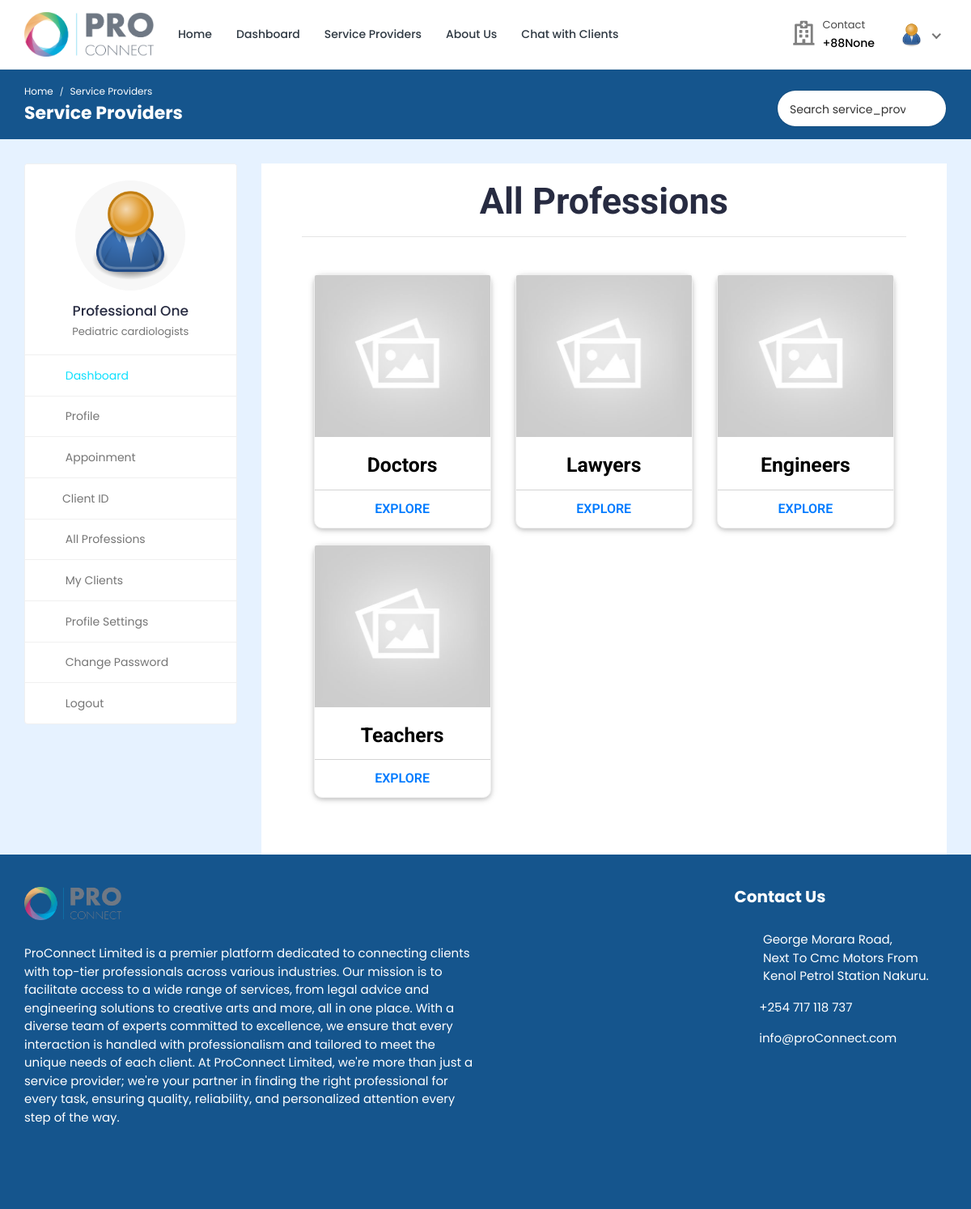
/multiple-service_provider/ (signed in), run on the app's committed database.
### professional/models.py (models this page shows, shortened)
class Professional_Information(models.Model):
    PROFESSION_CHOICES = (
        ('medical', 'Medical Services'),
        ('legal', 'Legal Services'),
        ('engineering', 'Engineering Services'),
        ('art', 'Art & Design'),
    )
    professional_id = models.AutoField(primary_key=True)
    user = models.OneToOneField(settings.AUTH_USER_MODEL, on_delete=models.CASCADE, related_name='profile')
    name = models.CharField(max_length=200)
    username = models.CharField(max_length=200, null=True, blank=True)
    gender = models.CharField(max_length=200, null=True, blank=True)
    description = models.TextField(max_length=1000, null=True, blank=True)
    profession = models.CharField(max_length=200, choices=PROFESSION_CHOICES)
    profession_name = models.ForeignKey(ServiceDepartment, on_delete=models.SET_NULL, null=True)
    specialization = models.ForeignKey(specialization, on_delete=models.SET_NULL, null=True)
    featured_image = models.ImageField(upload_to='professionals/', default='professionals/user-default.png')
    certificate_image = models.ImageField(upload_to='professionals_certificates/', default='professionals_certificates/default.png', null=True, blank=True)
    email = models.EmailField(max_length=200, null=True, blank=True)
    phone_number = models.CharField(max_length=200, null=True, blank=True)
    availability = models.CharField(max_length=200, null=True, blank=True)
    consultation_fee = models.IntegerField(null=True, blank=True, default=0)
    address = models.CharField(max_length=200, null=True, blank=True)
    service_name = models.ForeignKey(Service_Provider_Information, on_delete=models.SET_NULL, null=True, blank=True)
    profession = models.CharField(max_length=200, choices=PROFESSION_CHOICES, null=True, blank=True)
    institute = models.CharField(max_length=200, null=True, blank=True)
    degree = models.CharField(max_length=200, null=True, blank=True)
    completion_year = models.CharField(max_length=200, null=True, blank=True)
    work_place = models.CharField(max_length=200, null=True, blank=True)
    designation = models.CharField(max_length=200, null=True, blank=True)
    start_year = models.CharField(max_length=200, null=True, blank=True)
    end_year = models.CharField(max_length=200, null=True, blank=True)
    register_status = models.CharField(max_length=200, null=True, blank=True, default='Accepted')

### service_provider_admin/models.py (models this page shows, shortened)
class specialization(models.Model):
    specialization_id = models.AutoField(primary_key=True)
    specialization_name = models.CharField(max_length=200, null=True, blank=True)
    service_provider = models.ForeignKey(Service_Provider_Information, on_delete=models.CASCADE, null=True, blank=True)

### service_provider/models.py (models this page shows, shortened)
class Service_Provider_Information(models.Model):
    PROFESSION = (
        ('medical', 'Medical Services'),
        ('legal', 'Legal Services'),
        ('engineering', 'Engineering Services'),
        ('art', 'Art & Design'),
        ('tech', 'Technology Services'),
        ('education', 'Educational Services'),
        ('consulting', 'Consulting Services'),
    )
    service_provider_id = models.AutoField(primary_key=True)
    name = models.CharField(max_length=200, null=True, blank=True)
    featured_image = models.ImageField(upload_to='service_providers/', default='service_providers/default.png', null=True, blank=True)
    description = models.TextField(null=True, blank=True)
    profession = models.CharField(max_length=200, choices=PROFESSION)

### service_provider/views.py (the view)
# urls.py: path('multiple-service_provider/', views.multiple_service_provider, name='multiple-service_provider'),
@csrf_exempt
@login_required(login_url="login")
def multiple_service_provider(request):
    if request.user.is_authenticated:
        if request.user.is_client:
            client = Client.objects.get(user=request.user)
            professionals = Professional_Information.objects.all()
            service_providers = Service_Provider_Information.objects.all()
            service_providers, search_query = searchServiceProviders(request)
            custom_range, service_providers = paginateServiceProviders(request, service_providers, 3)
            context = {'client': client, 'professionals': professionals, 'service_providers': service_providers, 'search_query': search_query, 'custom_range': custom_range}
            return render(request, 'multiple-service_provider.html', context)
        elif request.user.is_professional:
            professional = Professional_Information.objects.get(user=request.user)
            service_providers = Service_Provider_Information.objects.all()
            service_providers, search_query = searchServiceProviders(request)
            context = {'professional': professional, 'service_providers': service_providers, 'search_query': search_query}
            return render(request, 'multiple-service_provider.html', context)
    else:
        logout(request)
        messages.error(request, 'Not Authorized')
        return render(request, 'client-login.html')

### service_provider/utils.py (called while the page is built)
def searchServiceProviders(request):
    search_query = ''
    if request.GET.get('search_query'):
        search_query = request.GET.get('search_query')
    service_providers = Service_Provider_Information.objects.distinct().filter(Q(name__icontains=search_query))
    return service_providers, search_query

### templates/multiple-service_provider.html (shortened to what this page needs)
{% load static %}
<!DOCTYPE html>
<html lang="en">
<head>
	<link rel="stylesheet" href="{% static 'proConnect-System/css/Normal/bootstrap.min.css' %}">
	<link rel="stylesheet" href="{% static 'proConnect-System/plugins/Normal/fontawesome/css/fontawesome.min.css' %}">
	<link rel="stylesheet" href="{% static 'proConnect-System/plugins/Normal/fontawesome/css/all.min.css' %}">
	<link rel="stylesheet" href="{% static 'proConnect-System/css/Normal/style.css' %}">
	<link rel="stylesheet" href="{% static 'proConnect-System/css/Normal/service_provider.css' %}">
	<link rel="stylesheet" href="{% static 'proConnect-System/css/Normal/search2.css' %}">
</head>
<body>
	<div class="main-wrapper">
		<header class="header">
			{% if user.is_authenticated and user.is_professional %}
			{% include 'professional-navbar.html' %}
			{% endif %}
		</header>
		<div class="breadcrumb-bar">
			<div class="container-fluid">
				<div class="row align-items-center">
					<div class="col-md-6 col-6">
						<nav aria-label="breadcrumb" class="page-breadcrumb">
							<ol class="breadcrumb">
								{% if user.is_authenticated and user.is_professional %}
								<li class="breadcrumb-item"><a href="{% url 'professional-dashboard' %}">Home</a></li>
								{% endif %}
								<li class="breadcrumb-item active" aria-current="page">Service Providers</li>
							</ol>
						</nav>
						<h2 class="breadcrumb-title">Service Providers</h2>
					</div>
					<div class="col-md-6 col-6 text-right">
						<div class="top-nav-search">
							<form action="{% url 'multiple-service_provider' %}" method="GET">
								<input type="text" class="form-control" placeholder="Search service_provider" name="search_query"
									value="{{search_query}}">
								<button class="btn" type="submit"><i class="fa fa-search"></i></button>
							</form>
						</div>
					</div>
				</div>
			</div>
		</div>
		<div class="content">
			<div class="container-fluid">
				<div class="row">
					<div class="col-md-5 col-lg-4 col-xl-3 theiaStickySidebar">
						<div>
							{% if user.is_authenticated and user.is_professional %}
							{% include 'professional-sidebar.html' %}
							{% endif %}
						</div>
					</div>
					<div class="col-md-7 col-lg-8 col-xl-9">
						<section class="wrapper" style="height: 0px;">
							<div class="container-fostrap" style="padding-top: 0px;">
								<h1 class="card-title" style="text-align: center;font-size: 45px;">All Professions</h1>
								<hr>
								<div class="content">
									<div class="container">
										<div class="row">
											{% for service_provider in service_providers %}
											<div class="col-xs-12 col-sm-4">
												<div class="card">
													<a class="img-card" href="#">
														<img src="{{service_provider.featured_image.url}}" />
													</a>
													<div class="card-content">
														<h4 class="card-title">
															<a href="#"> {{service_provider.name}}
															</a>
														</h4>
													</div>
													<div class="card-read-more">
														<a href="{% url 'service_provider-profile' pk=service_provider.service_provider_id %}"
															class="btn btn-link btn-block">
															Explore
														</a>
													</div>
												</div>
											</div>
											{% endfor %}
										</div>
									</div>
								</div>
							</div>
						</section>
					</div>
				</div>
			</div>
		</div>
		{% include 'footer.html' %}
	</div>
</body>
</html>

### templates/professional-navbar.html (shortened to what this page needs)
{% load static %}
<nav class="navbar navbar-expand-lg header-nav">
  <div class="navbar-header">
    <a href="{% url 'service_provider_home'%}" class="navbar-brand logo">
      <img src="{% static 'proConnect-System/images/Normal/proConnect-logo.png' %}" class="img-fluid" alt="Logo" />
    </a>
  </div>
  <div class="main-menu-wrapper">
    <ul class="main-nav">
      <li>
        <a href="{% url 'service_provider_home'%}">Home</a>
      </li>
      <li>
        <a href="{% url 'professional-dashboard'%}">Dashboard</a>
      </li>
      <li><a href="{% url 'multiple-service_provider' %}" style="text-decoration: none;">Service Providers</a></li>
      <li>
        <a href="{% url 'about-us'%}">About Us</a>
      </li>
      <li>
        <a href="{% url 'chat-home' pk=user.id %}">Chat with Clients</a>
      </li>
    </ul>
  </div>
  <ul class="nav header-navbar-rht">
    <li class="nav-item contact-item">
      <div class="header-contact-img">
        <i class="far fa-hospital"></i>
      </div>
      <div class="header-contact-detail">
        <p class="contact-header">Contact</p>
        <p class="contact-info-header">+88{{professional.phone_number}}</p>
      </div>
    </li>
    <li class="nav-item dropdown has-arrow logged-item">
      <a href="#" class="dropdown-toggle nav-link" data-toggle="dropdown">
        <span class="user-img">
          <img class="rounded-circle" src="{{ professional.featured_image.url }}" width="31" alt="Darren Elder" />
        </span>
      </a>
    </li>
  </ul>
</nav>

### templates/professional-sidebar.html (shortened to what this page needs)
{% load static %}
<div class="profile-sidebar">
  <div class="widget-profile pro-widget-content">
    <div class="profile-info-widget">
      <a href="#" class="booking-doc-img">
        <img src="{{ professional.featured_image.url }}" alt="User Image" />
      </a>
      <div class="profile-det-info">
        <h3>{{ professional.name }}</h3>
        <div class="client-details">
          <h5 class="mb-0">{{professional.specialization.specialization_name}}</h5>
        </div>
      </div>
    </div>
  </div>
  <div class="dashboard-widget">
    <nav class="dashboard-menu sidebar">
      <ul>
        <li class="active">
          <a href="{% url 'professional-dashboard' %}">
            <i class="fas fa-columns"></i>
            <span>Dashboard</span>
          </a>
        </li>
        <li>
          <a href="{% url 'professional-profile' pk=professional.professional_id %}">
            <i class="fas fa-user"></i>
            <span>Profile</span>
          </a>
        </li>
        <li>
          <a href="{% url 'appointments'%}">
            <i class="fas fa-user-circle"></i>
            <span>Appoinment</span>
          </a>
        </li>
        <li class="nav-item has-submenu">
          <a href="#" class="nav-link"><i class="fas fa-search"></i><span>Client ID</span></a>
        </li>
        <li>
          <a href="{% url 'multiple-service_provider' %}">
            <i class="fas fa-hospital"></i>
            <span>All Professions</span>
          </a>
        </li>
        <li>
          <a href="{% url 'my-clients' %}">
            <i class="fas fa-user-injured"></i>
            <span>My Clients</span>
          </a>
        </li>
        <li>
          <a href="{% url 'professional-profile-settings' %}">
            <i class="fas fa-user-cog"></i>
            <span>Profile Settings</span>
          </a>
        </li>
        <li>
          <a href="{% url 'professional-change-password' pk=user.id%}">
            <i class="fas fa-lock"></i>
            <span>Change Password</span>
          </a>
        </li>
        <li>
          <a href="{% url 'professional-logout'%}">
            <i class="fas fa-sign-out-alt"></i>
            <span>Logout</span>
          </a>
        </li>
      </ul>
    </nav>
  </div>
</div>

### static/proConnect-System/css/Normal/service_provider.css (style rules this page uses)
.wrapper { display: table; height: 100%; width: 100%; }
.container-fostrap { -moz-box-sizing: border-box; box-sizing: border-box; height: 100%; width: 100%; background: #FFF; font-family: 'Roboto', sans-serif; font-weight: 400; display: table-cell; padding: 50px; text-align: center; vertical-align: middle; }
.card { display: block; margin-bottom: 20px; line-height: 1.42857143; background-color: #fff; border-radius: 10px; box-shadow: 0 2px 5px 0 rgba(0,0,0,0.16),0 2px 10px 0 rgba(0,0,0,0.12); transition: box-shadow .25s; }
.img-card { width: 100%; height:200px; border-top-left-radius:2px; border-top-right-radius:2px; display:block; overflow: hidden; }
.img-card img { width: 100%; height: 200px; object-fit:cover; transition: all .25s ease; }
.card-title { margin-top:0px; font-weight: 700; font-size: 1.65em; text-align: center; padding-top: 20px; }
.card-title a { color: #000; text-decoration: none !important; }
.card-read-more { border-top: 1px solid #D4D4D4; }
.card-read-more a { text-decoration: none !important; padding:10px; font-weight:600; text-transform: uppercase }

### static/proConnect-System/css/Normal/search2.css (style rules this page uses)
.top-nav-search { float: right; margin-left: 15px; }
.top-nav-search form { margin-top: 10px; position: relative; width: 210px; }
.top-nav-search .form-control { border-color: rgba(0, 0, 0, 0.1); border-radius: 50px; color: #333; height: 40px; padding: 10px 50px 10px 15px; }
.top-nav-search .btn { background-color: transparent; border-color: transparent; color: #333; min-height: 40px; padding: 7px 15px; position: absolute; right: 0; top: 0; }
.top-nav-search .form-control::placeholder { color: #333; }

### data on the page
Professional_Information: phone_number "None", featured_image (placeholder picture), name "Professional One", specialization.specialization_name "Pediatric cardiologists"
Service_Provider_Information: featured_image (placeholder picture), name "Doctors"
Service_Provider_Information: featured_image (placeholder picture), name "Lawyers"
Service_Provider_Information: featured_image (placeholder picture), name "Engineers"
Service_Provider_Information: featured_image (placeholder picture), name "Teachers"
